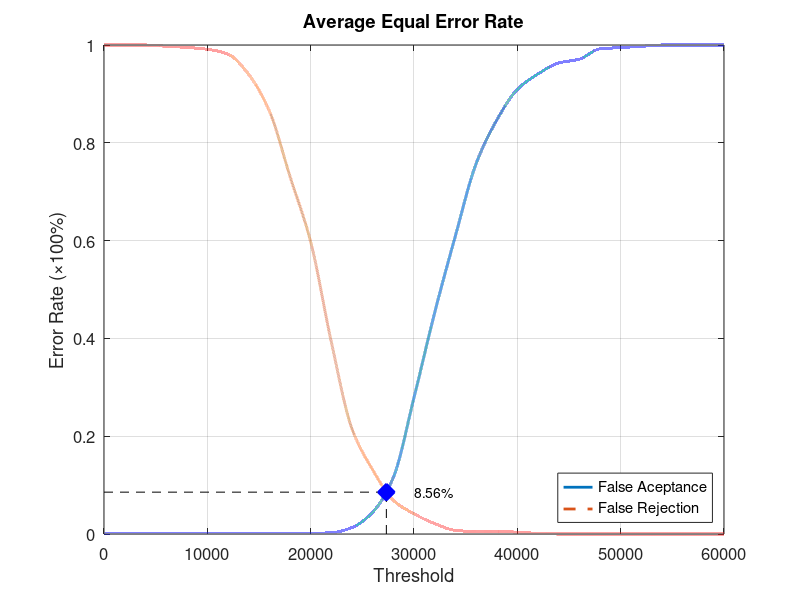
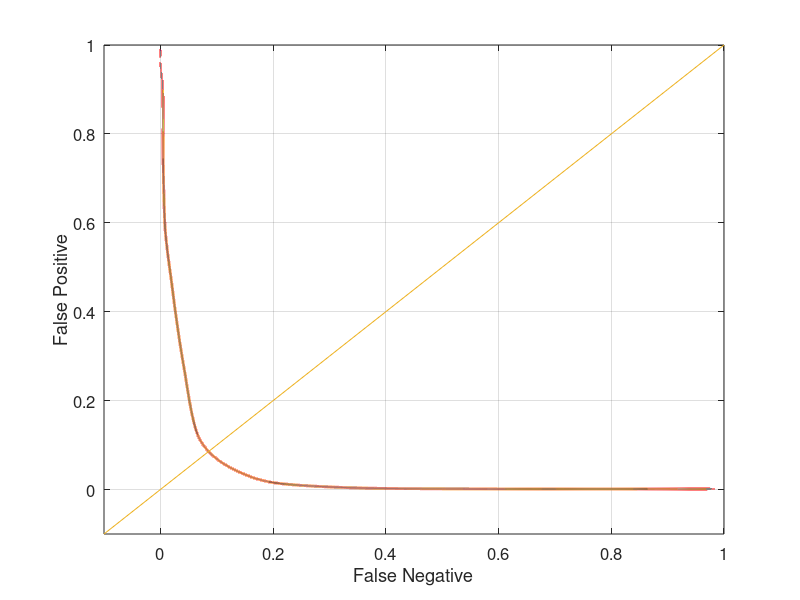

Recreate these plots in MATLAB, in order.
function yEER = Experiment3Average
close all;
clear;
clc;
x = 0:2000:60000;
xq = 0:0.5:60000;

y0 = [0 0.00131579 0.00131579 0.00131579 0.00131579 0.00131579 0.00131579 0.00131579 0.00131579 0.00131579 0.00131579 0.00263158 0.0131579 0.0447368 0.115789 0.278947 0.452632 0.60921 0.756579 0.846053 0.90921 0.940789 0.963158 0.971053 0.992105 0.994737 0.997368 1 1 1 1];
yy0 = interp1(x, y0, xq, 'pchip');
y1 = [1 1 1 0.9975 0.995 0.99125 0.98125 0.94 0.865 0.73125 0.5975 0.3925 0.215 0.13125 0.06875 0.04125 0.02125 0.0075 0.005 0.005 0.00375 0.00125 0 0 0 0 0 0 0 0 0];
yy1 = interp1(x, y1, xq, 'pchip');

% Calculating EER: 
y2 = abs(y0 - y1);
find(y2 == min(y2))
yy2 = abs(yy0 - yy1);
xEER = find(yy2 == min(yy2));
xEERIndex = xq(xEER) % X-axis EER
yEER = yy0(xEER) % Y-axis EER

main = figure
plot(xq, yy0,'-','LineWidth', 2);	hold on
plot(xq, yy1,'--','LineWidth', 2);	hold on
plot([xEERIndex xEERIndex], [0 yEER], 'k--');	hold on
plot([0 xEERIndex], [yEER yEER], 'k--');	hold on
plot(xEERIndex, yEER, 'bx', 'LineWidth', 10);	hold on
text(xEERIndex + 10 * xEERIndex / 100, yEER, [num2str(round((10000 * yEER)) / 100) '%'])
legend('False Aceptance', 'False Rejection', 'Location', 'SouthEast')
xlabel('Threshold')
ylabel('Error Rate (\times100%)')
title('Average Equal Error Rate')
set(gca, 'FontSize', 12)
axis([0 60000 0 1])
grid on

print(main, 'Experiment3AverageMain', '-dpng');
FNRxFPR = figure('Color', [1 1 1]);
plot(yy1, yy0, '-', yy1, yy0, 'LineWidth', 2);
hold on
y = -0.1:0.1:1
plot(y, y); 
set(gca, 'FontSize', 12)
xlabel('False Negative')
ylabel('False Positive')
axis([-0.1 1 -0.1 1])
set(gca, 'FontSize', 12)
grid on

print(FNRxFPR, 'Experiment3AverageFNRxFPR','-dpng');
end
